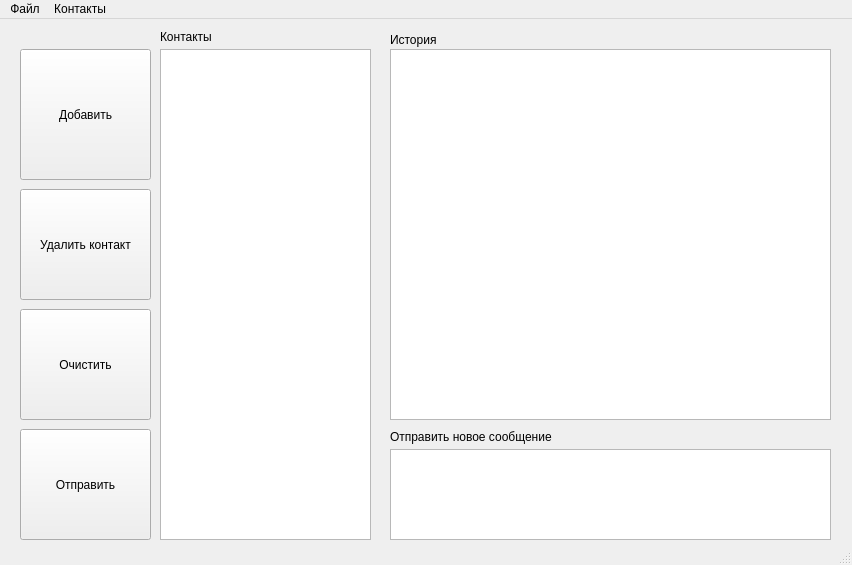
<?xml version="1.0" encoding="UTF-8"?>
<ui version="4.0">
 <class>MainClientWindow</class>
 <widget class="QMainWindow" name="MainClientWindow">
  <property name="geometry">
   <rect>
    <x>0</x>
    <y>0</y>
    <width>852</width>
    <height>565</height>
   </rect>
  </property>
  <property name="minimumSize">
   <size>
    <width>756</width>
    <height>534</height>
   </size>
  </property>
  <property name="windowTitle">
   <string>Чат Программа alpha release</string>
  </property>
  <widget class="QWidget" name="centralwidget">
   <widget class="QLabel" name="label_contacts">
    <property name="geometry">
     <rect>
      <x>160</x>
      <y>10</y>
      <width>101</width>
      <height>16</height>
     </rect>
    </property>
    <property name="text">
     <string>Контакты</string>
    </property>
   </widget>
   <widget class="QPushButton" name="btn_add_contact">
    <property name="geometry">
     <rect>
      <x>20</x>
      <y>30</y>
      <width>131</width>
      <height>131</height>
     </rect>
    </property>
    <property name="text">
     <string>Добавить</string>
    </property>
   </widget>
   <widget class="QPushButton" name="btn_remove_contact">
    <property name="geometry">
     <rect>
      <x>20</x>
      <y>170</y>
      <width>131</width>
      <height>111</height>
     </rect>
    </property>
    <property name="text">
     <string>Удалить контакт</string>
    </property>
   </widget>
   <widget class="QLabel" name="label_history">
    <property name="geometry">
     <rect>
      <x>390</x>
      <y>10</y>
      <width>431</width>
      <height>21</height>
     </rect>
    </property>
    <property name="text">
     <string>История</string>
    </property>
   </widget>
   <widget class="QTextEdit" name="text_message">
    <property name="geometry">
     <rect>
      <x>390</x>
      <y>430</y>
      <width>441</width>
      <height>91</height>
     </rect>
    </property>
   </widget>
   <widget class="QLabel" name="label_new_message">
    <property name="geometry">
     <rect>
      <x>390</x>
      <y>410</y>
      <width>441</width>
      <height>16</height>
     </rect>
    </property>
    <property name="text">
     <string>Отправить новое сообщение</string>
    </property>
   </widget>
   <widget class="QListView" name="list_contacts">
    <property name="geometry">
     <rect>
      <x>160</x>
      <y>30</y>
      <width>211</width>
      <height>491</height>
     </rect>
    </property>
   </widget>
   <widget class="QListView" name="list_messages">
    <property name="geometry">
     <rect>
      <x>390</x>
      <y>30</y>
      <width>441</width>
      <height>371</height>
     </rect>
    </property>
   </widget>
   <widget class="QPushButton" name="btn_send">
    <property name="geometry">
     <rect>
      <x>20</x>
      <y>410</y>
      <width>131</width>
      <height>111</height>
     </rect>
    </property>
    <property name="text">
     <string>Отправить</string>
    </property>
   </widget>
   <widget class="QPushButton" name="btn_clear">
    <property name="geometry">
     <rect>
      <x>20</x>
      <y>290</y>
      <width>131</width>
      <height>111</height>
     </rect>
    </property>
    <property name="text">
     <string>Очистить</string>
    </property>
   </widget>
  </widget>
  <widget class="QMenuBar" name="menubar">
   <property name="geometry">
    <rect>
     <x>0</x>
     <y>0</y>
     <width>852</width>
     <height>22</height>
    </rect>
   </property>
   <widget class="QMenu" name="menu">
    <property name="title">
     <string>Файл</string>
    </property>
    <addaction name="menu_exit"/>
   </widget>
   <widget class="QMenu" name="menu_2">
    <property name="title">
     <string>Контакты</string>
    </property>
    <addaction name="menu_add_contact"/>
    <addaction name="menu_del_contact"/>
    <addaction name="separator"/>
   </widget>
   <addaction name="menu"/>
   <addaction name="menu_2"/>
  </widget>
  <widget class="QStatusBar" name="statusBar"/>
  <action name="menu_exit">
   <property name="text">
    <string>Выход</string>
   </property>
  </action>
  <action name="menu_add_contact">
   <property name="text">
    <string>Добавить контакт</string>
   </property>
  </action>
  <action name="menu_del_contact">
   <property name="text">
    <string>Удалить контакт</string>
   </property>
  </action>
 </widget>
 <resources/>
 <connections>
  <connection>
   <sender>btn_clear</sender>
   <signal>clicked()</signal>
   <receiver>text_message</receiver>
   <slot>clear()</slot>
   <hints>
    <hint type="sourcelabel">
     <x>541</x>
     <y>481</y>
    </hint>
    <hint type="destinationlabel">
     <x>547</x>
     <y>416</y>
    </hint>
   </hints>
  </connection>
 </connections>
</ui>
